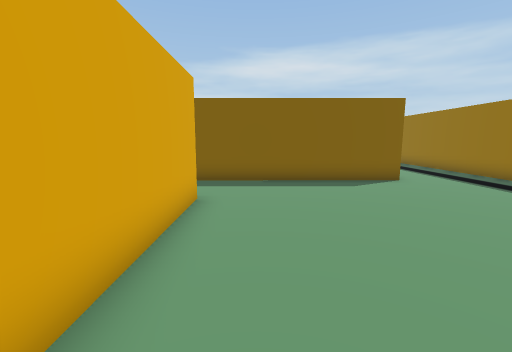
view 1 (above)

16 first-person views from a walk through a scene from a Unity 3-D project. The camera is 1.5 m above the floor, tilts 8° down and sees 90° across. Doors are open. The floor is counted in squares, 1 m on a side. Each view is taken from the middle of a square. On the plan, view 1 faces up. The plan holds only what a view shows up to about 13 squares ahead; the rest is blank. The place goes on beyond the plan. Some animated figures are not drawn.

view 2
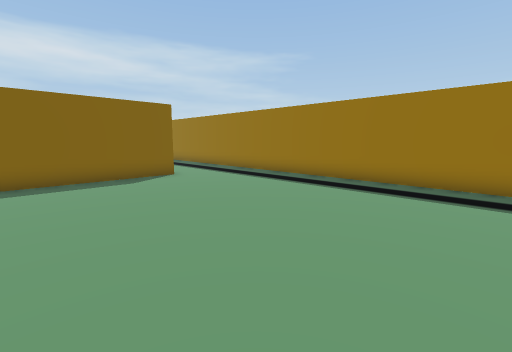

view 3
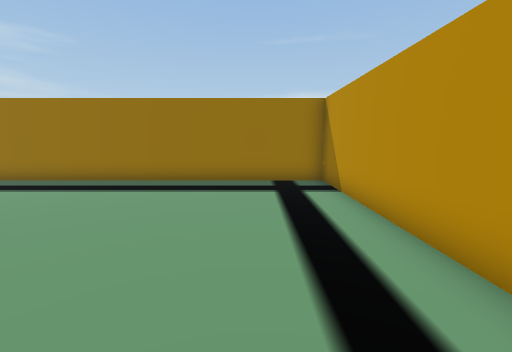

view 4
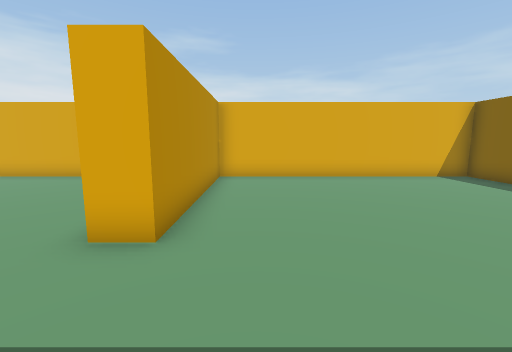

view 5
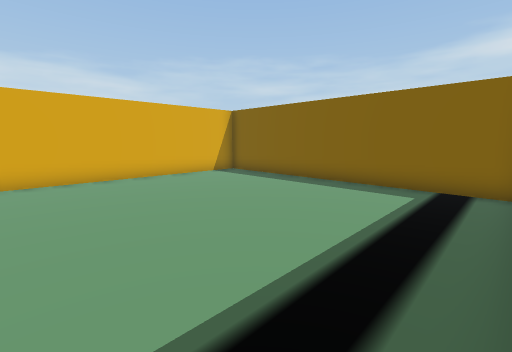

view 6
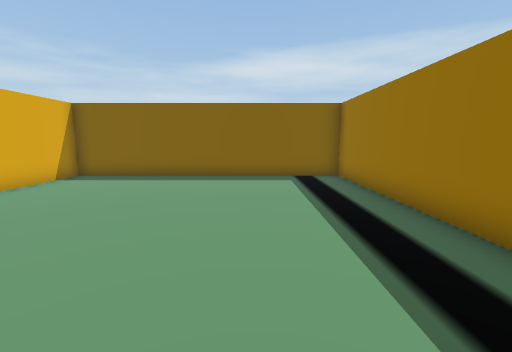

view 7
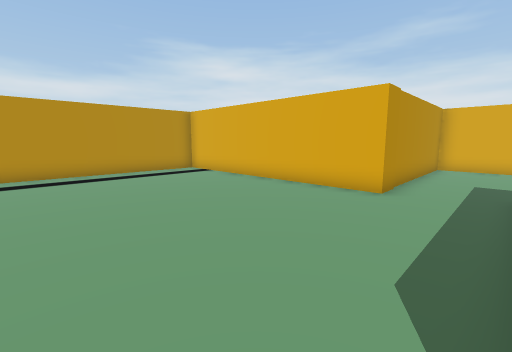

view 8
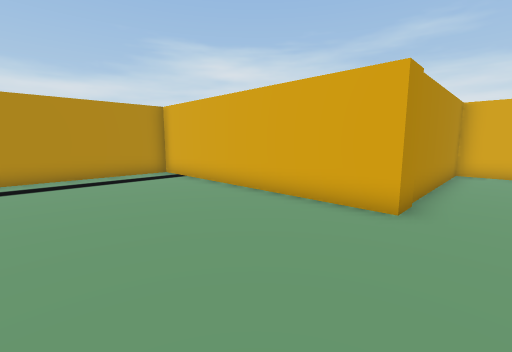

view 9
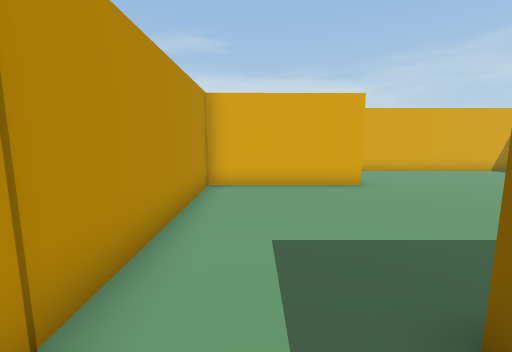

view 10
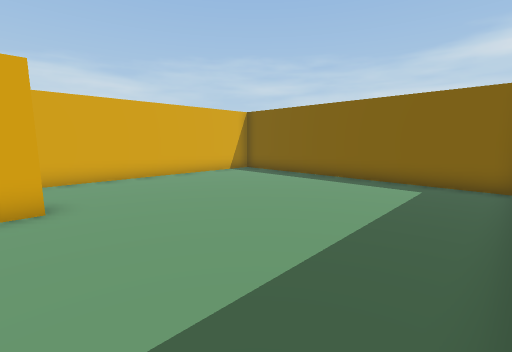

view 11
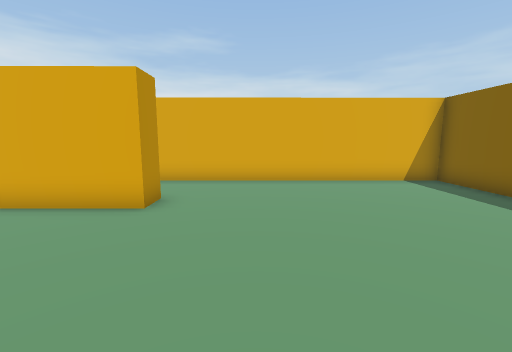

view 12
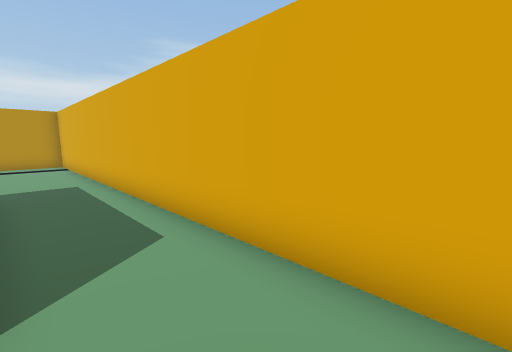

view 13
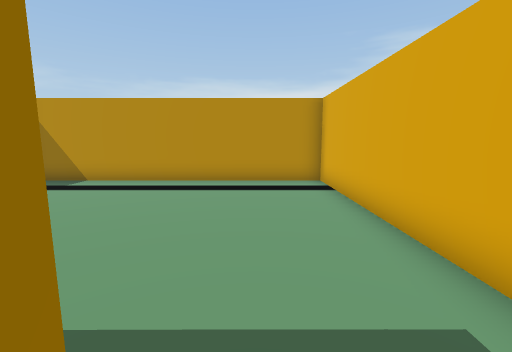

view 14
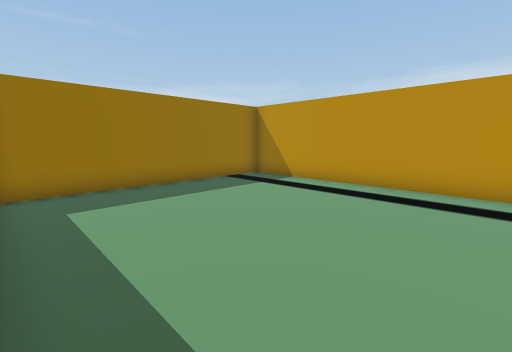

view 15
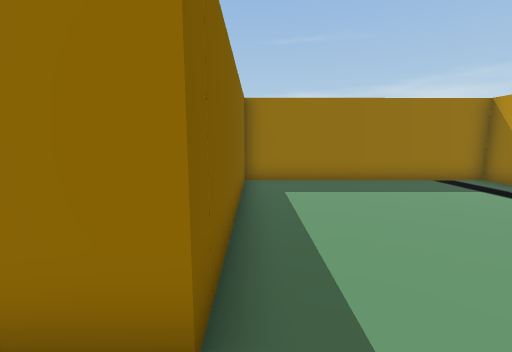

view 16
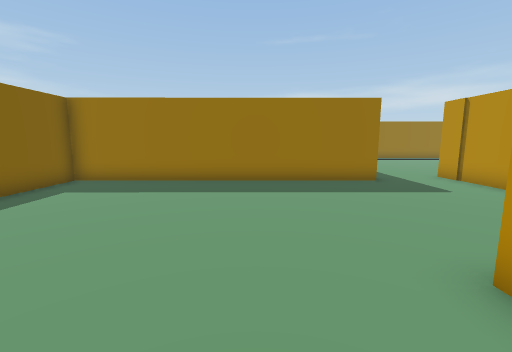

### Floor plan
Points are (right, up) in squares from view 1. A wall is a line through its corners. A room is listed if a view was taken in it or the views show most of it. See-through windows are left out.
Room 1 (views 1, 2, 3, 4, 5, 6, 7, 8, 9)
walls: (-1.5, 6.4) (-1.5, -3.5) (9.5, -3.5) (9.5, 20.8) (-1.6, 20.8) (-1.5, 10.5) (5.4, 10.5) (5.4, 9.5) (-2.5, 9.5)
ways out: open door at (-2.5, 8) to room 2
Room 2 (views 10, 11, 12, 16)
walls: (-10.5, 11.5) (-9.5, 11.5) (-9.5, 6.4) (-1.5, 6.4); (-2.5, 9.5) (-2.6, 20.8) (-13.5, 20.8) (-13.5, 12.6)
ways out: open door at (-2.5, 8) to room 1; opening at (-12, 11.7) to room 3
Room 3 (views 13, 14, 15)
walls: (-2.8, 5.4) (-10.5, 5.4) (-10.5, 6.6); (-13.5, 12.6) (-13.4, -3.5) (-2.5, -3.5) (-2.5, 5.4)
ways out: opening at (-12, 11.7) to room 2

Positions as (right, up) in squares from view 1, and headings:
1: (0, 0), facing up
2: (0, -1), facing up-right
3: (0, -1), facing right
4: (9, 12), facing left
5: (9, 12), facing up-left
6: (6, 10), facing up
7: (6, 9), facing down-left
8: (4, 8), facing down-left
9: (-1, 8), facing left
10: (-3, 11), facing up-left
11: (-4, 14), facing left
12: (-11, 14), facing down-left
13: (-11, 6), facing down
14: (-11, 5), facing down-right
15: (-12, 5), facing right
16: (-12, 14), facing right
